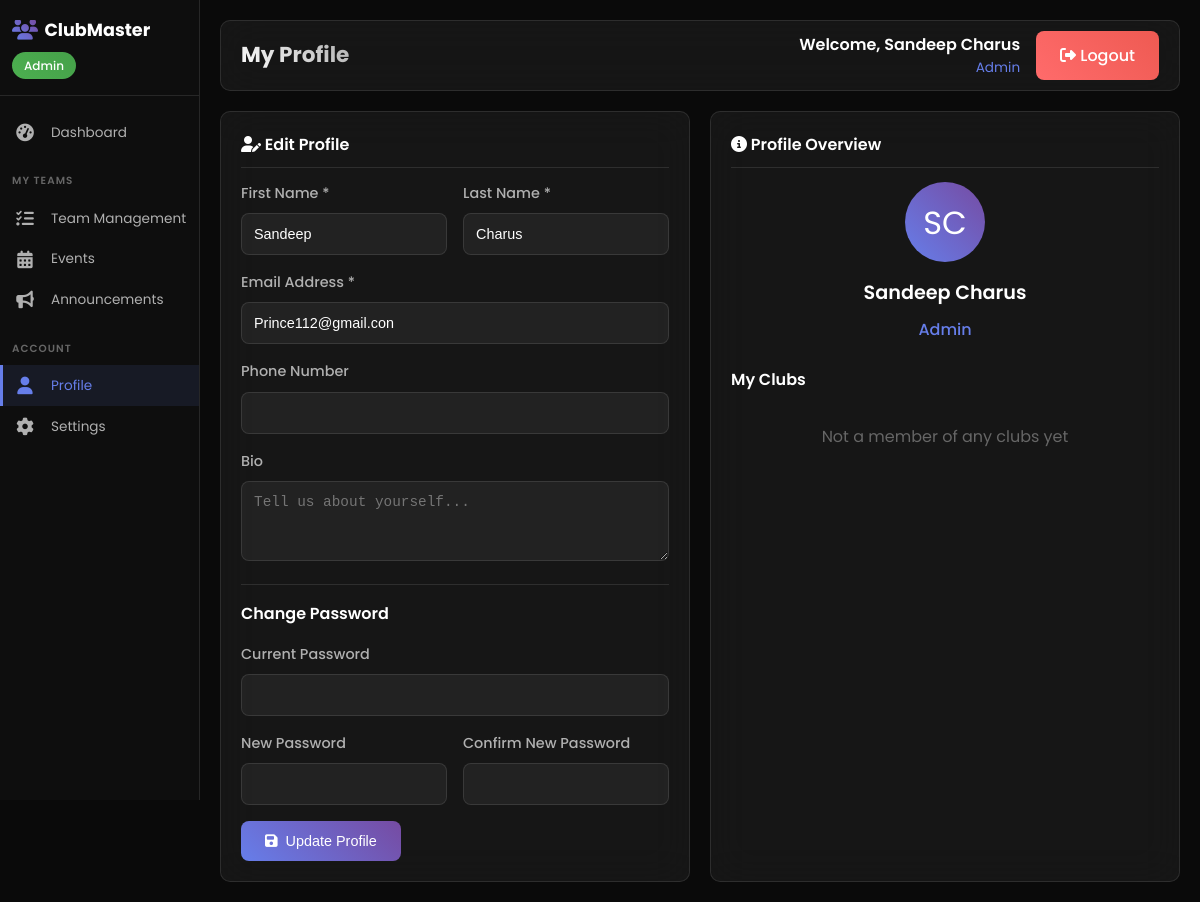
The app's page /CMM/club/profile.php (signed in) with its own data.
### tables this page shows
CREATE TABLE `users` (
  `id` int(11) NOT NULL,
  `username` varchar(50) NOT NULL,
  `email` varchar(100) NOT NULL,
  `password` varchar(255) NOT NULL,
  `first_name` varchar(50) NOT NULL,
  `last_name` varchar(50) NOT NULL,
  `phone` varchar(20) DEFAULT NULL,
  `role` enum('admin','manager','member') DEFAULT 'member',
  `status` enum('active','inactive','pending') DEFAULT 'active',
  `profile_image` varchar(255) DEFAULT NULL,
  `created_at` timestamp NOT NULL DEFAULT current_timestamp(),
  `updated_at` timestamp NOT NULL DEFAULT current_timestamp() ON UPDATE current_timestamp(),
  `last_login` timestamp NULL DEFAULT NULL,
  `email_verified` tinyint(1) DEFAULT 0,
  `verification_token` varchar(100) DEFAULT NULL,
  `reset_token` varchar(100) DEFAULT NULL,
  `reset_expires` timestamp NULL DEFAULT NULL,
  `course` varchar(100) DEFAULT NULL,
  `year` varchar(20) DEFAULT NULL,
  `department` varchar(100) DEFAULT NULL
);

### CMM/club/profile.php (the view, shortened to what this page needs)
<?php
require_once '../config/database.php';
$user_id = $_SESSION['user_id'];
try {
    $stmt = $pdo->prepare("SELECT * FROM users WHERE id = ?");
    $stmt->execute([$user_id]);
    $user = $stmt->fetch();
    $stmt = $pdo->prepare("
        SELECT c.name, c.category, cm.role
        FROM clubs c
        INNER JOIN club_members cm ON c.id = cm.club_id
        WHERE cm.user_id = ?
        ORDER BY c.name
    ");
    $stmt->execute([$user_id]);
    $userClubs = $stmt->fetchAll();
} catch (Exception $e) {
    $error = "Error loading profile: " . $e->getMessage();
}
?>
<!DOCTYPE html>
<html lang="en">
<head>
    <link href="https://cdnjs.cloudflare.com/ajax/libs/font-awesome/6.4.0/css/all.min.css" rel="stylesheet">
</head>
<body>
    <aside class="sidebar" id="sidebar">
        <div class="sidebar-header">
            <div class="sidebar-logo">
                <i class="fas fa-users"></i>
                <span>ClubMaster</span>
            </div>
            <div class="user-badge <?php echo $user['role'] === 'manager' ? 'manager-badge' : ''; ?>">
                <?php echo ucfirst($user['role']); ?>
            </div>
        </div>
        <nav class="sidebar-nav">
            <a href="dashboard.php" class="nav-link">
                <i class="fas fa-tachometer-alt"></i>
                <span>Dashboard</span>
            </a>
            <div class="nav-section">My Teams</div>
            <a href="team_management.php" class="nav-link">
                <i class="fas fa-tasks"></i>
                <span>Team Management</span>
            </a>
            <a href="events.php" class="nav-link">
                <i class="fas fa-calendar-alt"></i>
                <span>Events</span>
            </a>
            <a href="#" class="nav-link">
                <i class="fas fa-bullhorn"></i>
                <span>Announcements</span>
            </a>
            <div class="nav-section">Account</div>
            <a href="profile.php" class="nav-link active">
                <i class="fas fa-user"></i>
                <span>Profile</span>
            </a>
            <a href="settings.php" class="nav-link">
                <i class="fas fa-cog"></i>
                <span>Settings</span>
            </a>
        </nav>
    </aside>
    <main class="main-content">
        <div class="top-bar">
            <h1 class="page-title">My Profile</h1>
            <div class="user-menu">
                <div class="user-info">
                    <div class="user-name">Welcome, <?php echo htmlspecialchars($user['first_name'] . ' ' . $user['last_name']); ?></div>
                    <div class="user-role"><?php echo ucfirst($user['role']); ?></div>
                </div>
                <a href="../logout.php" class="logout-btn">
                    <i class="fas fa-sign-out-alt"></i>
                    Logout
                </a>
            </div>
        </div>
        <div class="profile-grid">
            <div class="profile-card">
                <div class="card-header">
                    <h3 class="card-title">
                        <i class="fas fa-user-edit"></i>
                        Edit Profile
                    </h3>
                </div>
                <form method="POST">
                    <div class="form-row">
                        <div class="form-group">
                            <label class="form-label">First Name *</label>
                            <input type="text" name="first_name" class="form-input"
                                   value="<?php echo htmlspecialchars($user['first_name']); ?>" required>
                        </div>
                        <div class="form-group">
                            <label class="form-label">Last Name *</label>
                            <input type="text" name="last_name" class="form-input"
                                   value="<?php echo htmlspecialchars($user['last_name']); ?>" required>
                        </div>
                    </div>
                    <div class="form-group">
                        <label class="form-label">Email Address *</label>
                        <input type="email" name="email" class="form-input"
                               value="<?php echo htmlspecialchars($user['email']); ?>" required>
                    </div>
                    <div class="form-group">
                        <label class="form-label">Phone Number</label>
                        <input type="tel" name="phone" class="form-input"
                               value="<?php echo htmlspecialchars($user['phone'] ?? ''); ?>">
                    </div>
                    <div class="form-group">
                        <label class="form-label">Bio</label>
                        <textarea name="bio" class="form-textarea"
                                  placeholder="Tell us about yourself..."><?php echo htmlspecialchars($user['bio'] ?? ''); ?></textarea>
                    </div>
                    <div class="password-section">
                        <h4 class="section-title">Change Password</h4>
                        <div class="form-group">
                            <label class="form-label">Current Password</label>
                            <input type="password" name="current_password" class="form-input">
                        </div>
                        <div class="form-row">
                            <div class="form-group">
                                <label class="form-label">New Password</label>
                                <input type="password" name="new_password" class="form-input">
                            </div>
                            <div class="form-group">
                                <label class="form-label">Confirm New Password</label>
                                <input type="password" name="confirm_password" class="form-input">
                            </div>
                        </div>
                    </div>
                    <button type="submit" class="btn btn-primary">
                        <i class="fas fa-save"></i>
                        Update Profile
                    </button>
                </form>
            </div>
            <div class="profile-card">
                <div class="card-header">
                    <h3 class="card-title">
                        <i class="fas fa-info-circle"></i>
                        Profile Overview
                    </h3>
                </div>
                <div class="profile-info">
                    <div class="profile-avatar">
                        <?php echo strtoupper(substr($user['first_name'], 0, 1) . substr($user['last_name'], 0, 1)); ?>
                    </div>
                    <div class="profile-name">
                        <?php echo htmlspecialchars($user['first_name'] . ' ' . $user['last_name']); ?>
                    </div>
                    <div class="profile-role">
                        <?php echo ucfirst($user['role']); ?>
                    </div>
                </div>
                <h4 class="section-title">My Clubs</h4>
                <?php if (!empty($userClubs)): ?>
                    <?php foreach ($userClubs as $club): ?>
                    <div class="list-item">
                        <div class="list-item-info">
                            <h4><?php echo htmlspecialchars($club['name']); ?></h4>
                            <p><?php echo htmlspecialchars($club['category']); ?></p>
                        </div>
                        <div class="list-item-meta">
                            <div><?php echo ucfirst(str_replace('_', ' ', $club['role'])); ?></div>
                        </div>
                    </div>
                    <?php endforeach; ?>
                <?php else: ?>
                    <p style="color: #666; text-align: center; padding: 1rem;">Not a member of any clubs yet</p>
                <?php endif; ?>
            </div>
        </div>
    </main>
</body>
</html>

### records on screen
users: role "Admin", first_name+last_name "Sandeep Charus", first_name "Sandeep", last_name "Charus", email "Prince112@gmail.con", first_name+last_name "SC"
